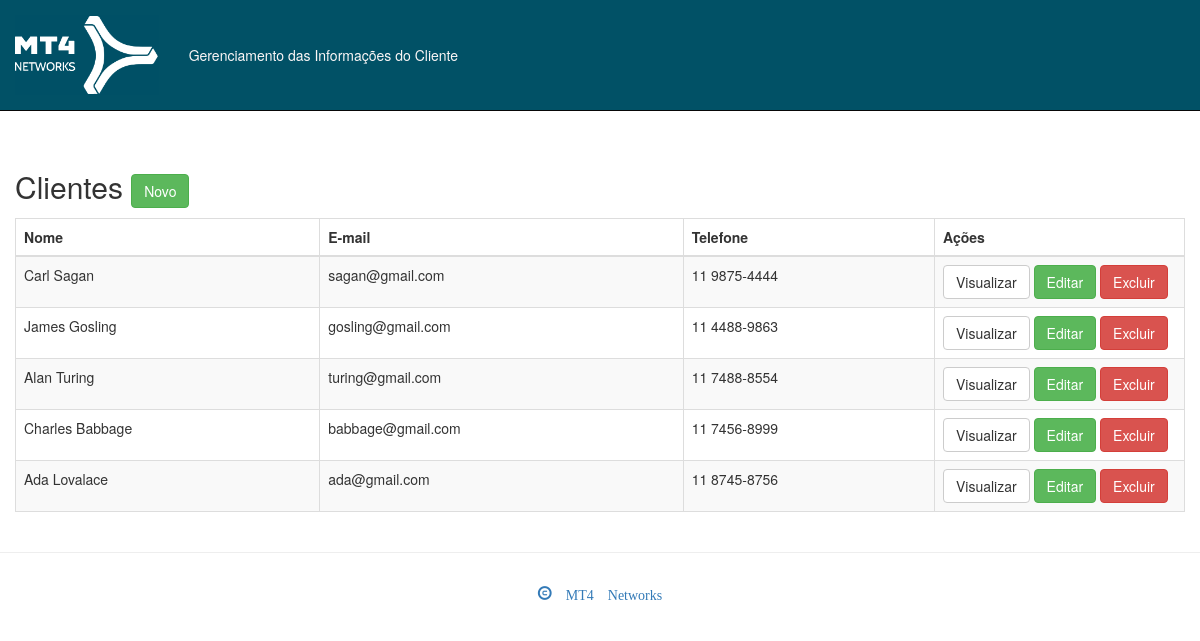
The page / on the database its author committed.
### tables this page shows
CREATE TABLE `customers` (
  `id` int(11) NOT NULL AUTO_INCREMENT,
  `name` varchar(100) NOT NULL,
  `email` varchar(100) NOT NULL,
  `mobile` varchar(100) NOT NULL,
  PRIMARY KEY (`id`)
);

### index.php (the view, shortened to what this page needs)
<!DOCTYPE html>
<html lang="en">
<head>
    <link   href="css/bootstrap.min.css" rel="stylesheet">
</head>
  <body>
    <nav class="navbar navbar-inverse navbar-fixed-top" role="navigation">
            <div class="navbar-header">
                <ul class="nav navbar-nav">
                    <li>
                       <a class="brand" href="#"><img src="img/logo-mt4networks3.png" /></a>
                    </li>
                    <li style="margin-top:30px;">
                       <a href="#">Gerenciamento das Informações do Cliente</a>
                    </li>
                </ul>
            </div>
    </nav>
    <div class="container">
        <div class="row">
                <h2>
                    Clientes <a href="create.php" class="btn btn-success"> Novo</a>
                </h2>
                <table class="table table-striped table-bordered">
                  <thead>
                    <tr>
                      <th>Nome</th>
                      <th>E-mail</th>
                      <th>Telefone</th>
                      <th>Ações</th>
                    </tr>
                  </thead>
                  <tbody>
                  <?php
                   $pdo = Database::connect();
                   $sql = 'SELECT * FROM customers ORDER BY id DESC';
                   foreach ($pdo->query($sql) as $row) {
                            echo '<tr>';
                            echo '<td>'. $row['name'] . '</td>';
                            echo '<td>'. $row['email'] . '</td>';
                            echo '<td>'. $row['mobile'] . '</td>';
                            echo '<td width=250>';
                            echo '<a class="btn btn-default" href="read.php?id='.$row['id'].'">Visualizar</a>';
                            echo '<a class="btn btn-success" href="update.php?id='.$row['id'].'">Editar</a>';
                            echo '<a class="btn btn-danger" href="delete.php?id='.$row['id'].'">Excluir</a>';
                            echo '</td>';
                            echo '</tr>';
                   }
                  ?>
                  </tbody>
            </table>
        </div>
      </div>
    <hr>
    <footer>
       <div class="row">
         <div class="col-lg-12">
          <ul class="nav nav-pills nav-justified">
            <li></li>
            <li><a href="#"><i class="glyphicon glyphicon-copyright-mark"> MT4 Networks</i></a></li>
            <li></li>
           </ul>
          </div>
        </div>
    </footer>
  </body>
</html>

### index.php (style rules this page uses)
body { padding-top: 150px; overflow-x: hidden; }
img { display: block; max-width:80px; max-height:80px; width: auto; height: auto; }

### rows shown on the page
customers: name "Carl Sagan", email "sagan@gmail.com", mobile "11 9875-4444"
customers: name "James Gosling", email "gosling@gmail.com", mobile "11 4488-9863"
customers: name "Alan Turing", email "turing@gmail.com", mobile "11 7488-8554"
customers: name "Charles Babbage", email "babbage@gmail.com", mobile "11 7456-8999"
customers: name "Ada Lovalace", email "ada@gmail.com", mobile "11 8745-8756"
